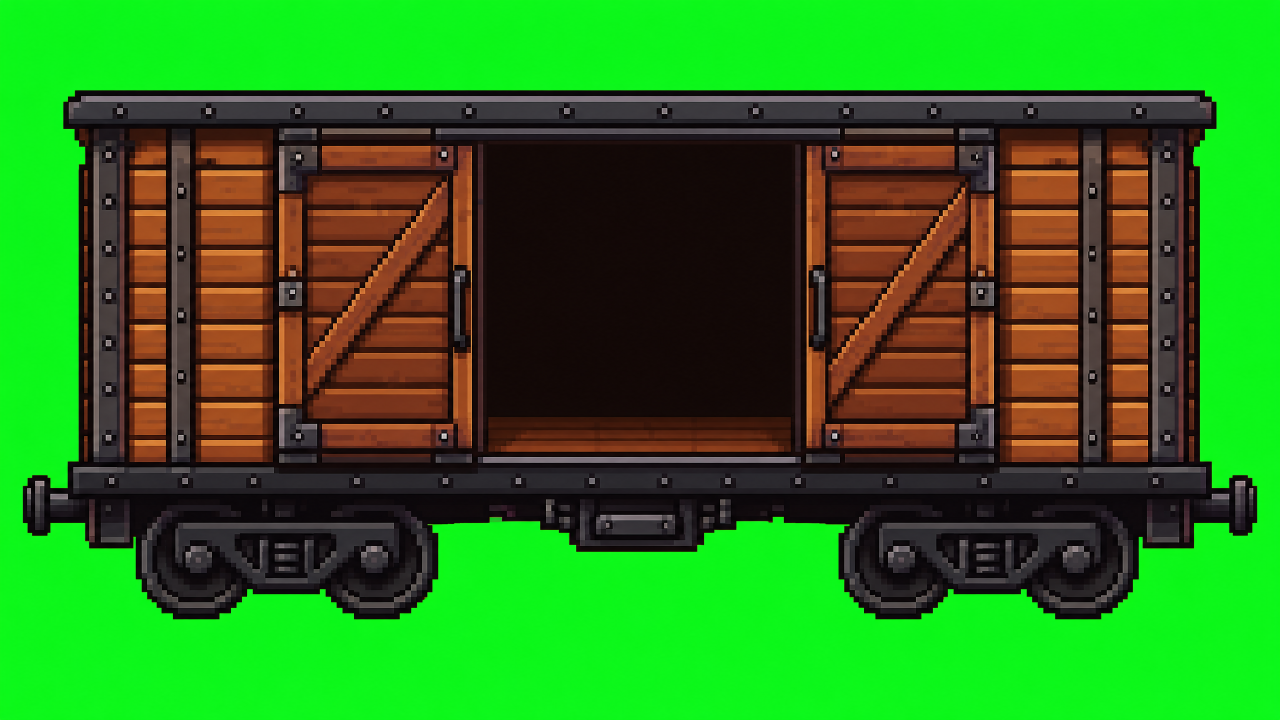
#> input picture art_gen/car-side-boxcar_original.png, 2560 x 1440 px, found by its file name (shown at 1/2 size)
$ python export_house_style_bridge_deck.py ../art_gen/car-side-boxcar_original.png ../art_gen/car-side-boxcar.png
#> lines starting #> are read from the running program, lines starting #| are printed output that depends on the picture
### scripts/export_house_style_tile.py
"""Export a rich generated landscape strip to its exact Track tile canvas.

The source's light checkerboard preview is removed only where it touches an outer
edge. World-wall tiles retain opaque interiors; roof tiles keep their transparent
lower region. Both output X edges are made pixel-identical after resampling.
"""
from collections import deque
from pathlib import Path
import sys
from PIL import Image

ROOT = Path(__file__).resolve().parents[1]


def is_preview(pixel):
    r, g, b, a = pixel
    return a > 0 and min(r, g, b) >= 205 and max(r, g, b) - min(r, g, b) <= 13


def remove_outer_preview(image):
    image = image.convert('RGBA').copy(); px = image.load(); w, h = image.size
#> after `w, h = image.size`: w = 2560; h = 1440
    q = deque(); seen = set()
    for x in range(w): q.extend(((x, 0), (x, h - 1)))
    for y in range(1, h - 1): q.extend(((0, y), (w - 1, y)))
    while q:
        x, y = q.popleft()
        if (x,y) in seen or not is_preview(px[x,y]): continue
        seen.add((x,y)); px[x,y] = (0,0,0,0)
        for dx,dy in ((-1,-1),(-1,0),(-1,1),(0,-1),(0,1),(1,-1),(1,0),(1,1)):
            nx,ny=x+dx,y+dy
            if 0<=nx<w and 0<=ny<h and (nx,ny) not in seen: q.append((nx,ny))
#> after the loop, seen = 0 items
    return image


# [37 lines left out: function main, not called in this run]

# [1 lines that do not run on import are left out]

### scripts/export_house_style_bridge_deck.py
"""Export rich trestle art as the 640×170 transparent AR-067 deck tile."""
from pathlib import Path
import sys
from PIL import Image
from export_house_style_tile import remove_outer_preview

ROOT = Path(__file__).resolve().parents[1]
if len(sys.argv) != 3:
    raise SystemExit('usage: export_house_style_bridge_deck.py source.png output.png')
source, output = ROOT/sys.argv[1], ROOT/sys.argv[2]
image = remove_outer_preview(Image.open(source))
box = image.getchannel('A').getbbox()
#> box = (0, 0, 2560, 1440)
if box is None: raise RuntimeError('no deck art')
crop = image.crop(box)
# The trestle source is deliberately stretched only along its scrolling axis;
# full 170px height retains detailed deck/brace reading while rails touch y=0.
resized = crop.resize((640, 170), Image.Resampling.NEAREST)
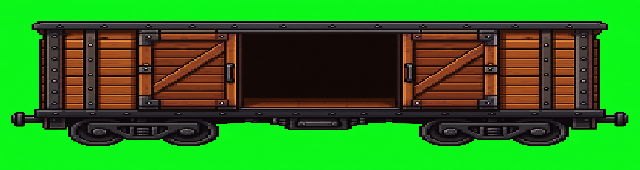
#> resized: PIL image 640x170 RGBA; mean R, G, B, A 44.6, 123.3, 28, 255
final = Image.new('RGBA', (640, 170), (0,0,0,0))
#> final: PIL image 640x170 RGBA; every value is 0
final.alpha_composite(resized)
# The model does not know tile boundaries. Make edge pixels identical only where
# both source edges carry the same layer role; transparent bays remain untouched.
px=final.load()
for y in range(170):
    left, right = px[0,y], px[639,y]
    if left[3] == 0 or right[3] == 0:
        px[0,y] = px[639,y] = (0,0,0,0)
    else:
        px[639,y] = px[0,y]
#> this loop made 170 passes
#> (left, right) on passes 1 to 3: ((15, 248, 30, 255), (11, 250, 28, 255)), ((14, 247, 27, 255), (12, 248, 28, 255)), ((15, 248, 27, 255), (11, 248, 29, 255))
output.parent.mkdir(parents=True, exist_ok=True); final.save(output)
print(output, final.getchannel('A').getbbox())
#| ../art_gen/car-side-boxcar.png (0, 0, 640, 170)

$ run again, on art_gen/car-side-flatcar_original.png
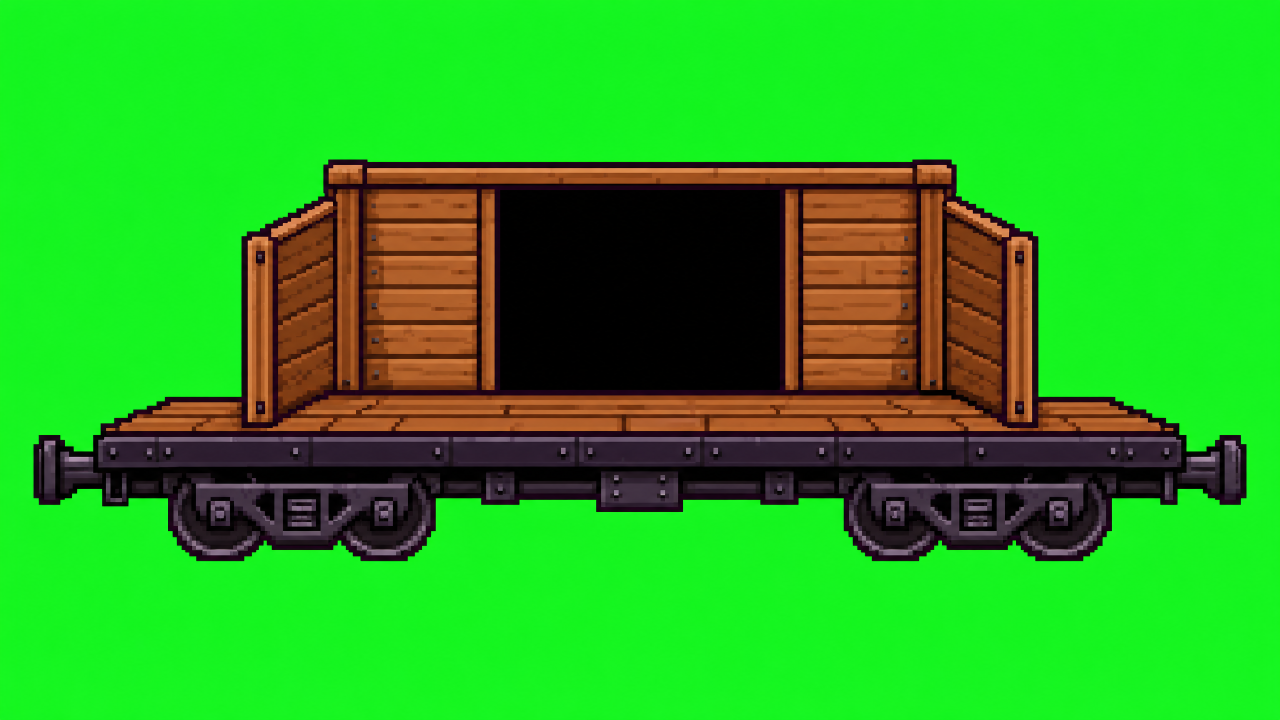
#> input picture art_gen/car-side-flatcar_original.png, 2560 x 1440 px, found by its file name (shown at 1/2 size)
#> after the loop in remove_outer_preview, `while q:`: seen = 0 items
#> box = (0, 0, 2560, 1440)
#> `resized = crop.resize((640, 170), Image.Resampling.NEAREST)`:
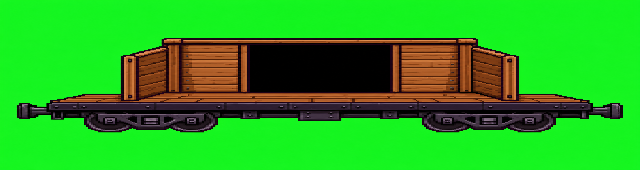
#> resized: PIL image 640x170 RGBA; mean R, G, B, A 40.4, 173.6, 30.8, 255
#> final: PIL image 640x170 RGBA; every value is 0
#> the loop `for y in range(170):` made 170 passes
#> (left, right) on passes 1 to 3: ((24, 246, 36, 255), (19, 247, 34, 255)), ((23, 246, 33, 255), (20, 244, 33, 255)), ((24, 246, 33, 255), (18, 244, 32, 255))
#| ../art_gen/car-side-flatcar_original.png (0, 0, 640, 170)
